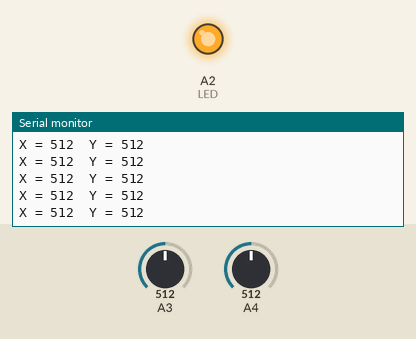
Recording of a sketch running on a simulated Arduino Uno, built with avr-gcc and run on an emulated ATmega328P. Parts: output pins drawn as LEDs (lit = HIGH), the last lines printed to the serial monitor. Inputs (shaded band) come from the test bench; at power-on: A3 = 512, A4 = 512. No radio packets arrive unless stated.

Above: at 1.2 s.
1.3 s: A3 set to 105
At 2.1 s:
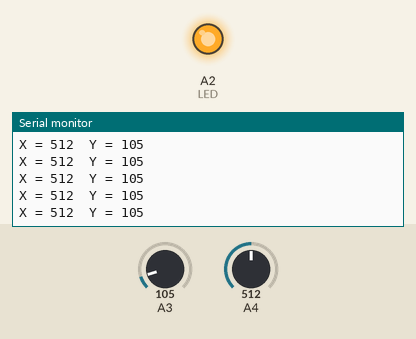
4.3 s: A3 set to 92
At 4.8 s:
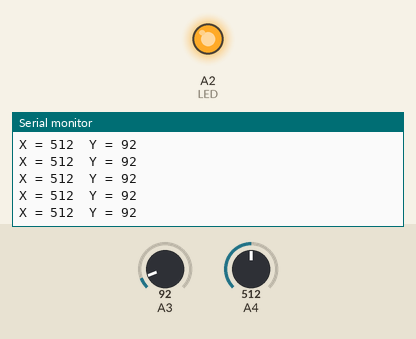
Timing chart, 0 to 7.3 s (numbered marks = the images above; inputs shaded):
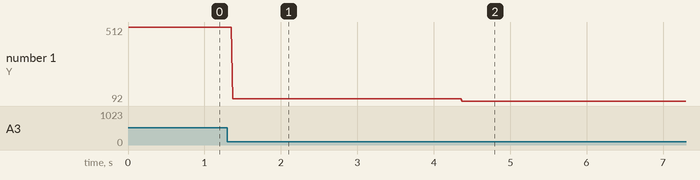

Measured:
- after the input at 1.3 s, the serial monitor: prints a new line after 0.07 s (image 1)
- after the input at 4.3 s, the serial monitor: prints a new line after 0.07 s (image 2)
- plotted number 1: 512 → 105 after the input at 1.3 s, 105 → 92 after the input at 4.3 s

The sketch:

TRANSMITTER.ino
```cpp
#include <SPI.h>
#include <nRF24L01.h>
#include <RF24.h>
RF24 radio(9,10); // CE, CSN

#define LED A2

//const byte address[6] = "00001";
const uint64_t address = 0xe7e7e7e7e7;
char xyData[32] = "";
int joystick[2];
//int  xAxis, yAxis;


void setup() {
  Serial.begin(9600);
  radio.begin();
  radio.openWritingPipe(address);
  radio.setPALevel(RF24_PA_MAX);
  radio.stopListening();
  pinMode(LED, OUTPUT);
  digitalWrite(LED, HIGH);

//  for (int i=0;i<5;i++)
//  {
//  digitalWrite(LED,10);  // flash led
//  delay(30);
//  digitalWrite(LED,0);
//  delay(30);
//  }

}


void loop() {

  joystick[0] = analogRead(A4);
  joystick[1] = analogRead(A3);

  radio.write( joystick, sizeof(joystick) );

//    Serial.println(joystick[0]);
//    Serial.println(joystick[1]);
    Serial.print("X = "),Serial.print(joystick[0]),Serial.print("  Y = "),Serial.print(joystick[1]);
    Serial.println(" ");


}
```
